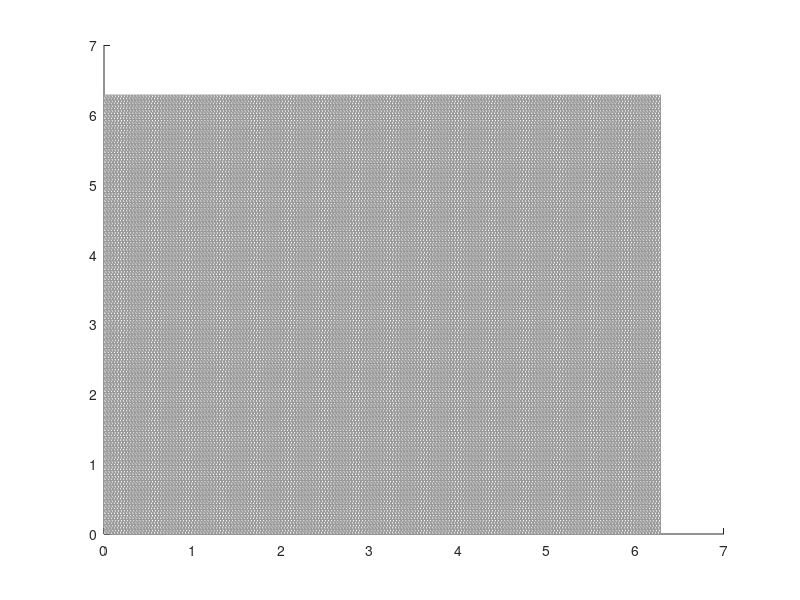

Source code (MATLAB): (Note: this script raises an error after producing the figure.)
%%% Creating the mesh grid in 2D %%%
clear grid;
p=180;
t=90;
a = p*t; % number of vertices that will be used
b = a+p+t+1;
phi = linspace(0,2*pi,p+1); % partition as measured in the toroidal direction 
theta = linspace(0,2*pi,t+1);   % partition as measured in the poloidal direction
[Phi, Theta]=meshgrid(phi(1:p+1),theta(1:t+1)); % creates an array from phi and theta 
Phi = reshape(Phi,[b,1]);
Theta = reshape(Theta,[b,1]);
grid.vertices(:,1) = Phi;
grid.vertices(:,2) = Theta;

clear faces
faces.lower(:,1) = [1:b-(t+1)];
faces.lower(:,2) = [2:b-t];
faces.lower(:,3) = [t+2:b];
faces.lower(t+1:t+1:end,:) = [];

faces.upper(:,1) = [2:b-t];
faces.upper(:,2) = [t+3:b+1];
faces.upper(:,3) = [t+2:b];
faces.upper(t+1:t+1:end,:) = [];

grid.faces = reshape([faces.lower(:) faces.upper(:)]', [], 3); % combines upper and lower triangular face arrays using every other row

%%% Plotting the Figure %%%
figure;

% plotting the vessel on a 2D grid of Theta vs. Phi
vessel_coords = grid;
% plotting only the vertices
    %plot(vessel_coords.vertices(:,1),vessel_coords.vertices(:,2),'.');
% plotting connected vertices in faces
    patch('Faces',vessel_coords.faces,'Vertices',vessel_coords.vertices, 'EdgeColor', [0.6 0.6 0.6], 'FaceColor', [1 1 1]);
hold on

% plotting hit points on the 2D grid
fieldline_file_f = [fldlns_Cbar1_f_10, fldlns_Cbar2_f_10, fldlns_Cbar3_f_10,...
    fldlns_Cbar4_f_10, fldlns_Cbar5_f_10];
fieldline_file_r = [fldlns_Cbar1_r_10, fldlns_Cbar2_r_10, fldlns_Cbar3_r_10,...
    fldlns_Cbar4_r_10, fldlns_Cbar5_r_10];

% for adjusting the Phi values to be on the interval of [0,2*pi]
for i = 1:size(fieldline_file_f,2)
    Phi_lines_f(:,i) = fieldline_file_f(i).PHI_lines(:,2);
    Phi_lines_r(:,i) = fieldline_file_r(i).PHI_lines(:,2);
    for p_0 = 1:size(fieldline_file_f(i).PHI_lines,1)
        if Phi_lines_f(p_0,i) < 0
            Phi_lines_f(p_0,i) = Phi_lines_f(p_0,i) + 2*pi;
        end
         if Phi_lines_r(p_0,i) < 0
            Phi_lines_r(p_0,i) = Phi_lines_r(p_0,i) + 2*pi;
        end
    end
end
Phi_lines = [Phi_lines_f; Phi_lines_r];
 
%{
% for finding Theta values simplistically by using 
% Theta = atan(z/(r-r_0))
R_0 = 1.409416688957; % meters
for i = 1:size(fieldline_file_f,2)
    Theta_lines_f(:,i) = atan2(fieldline_file_f(i).Z_lines(:,2),(fieldline_file_f(i).R_lines(:,2)-R_0));
    Theta_lines_r(:,i) = atan2(fieldline_file_r(i).Z_lines(:,2),(fieldline_file_r(i).R_lines(:,2)-R_0));
        for t_0 = 1:size(fieldline_file_f(i).PHI_lines,1)
            if Theta_lines_f(t_0,i) < 0
                Theta_lines_f(t_0,i) = Theta_lines_f(t_0,i) + 2*pi;
            end
             if Theta_lines_r(t_0,i) < 0
                Theta_lines_r(t_0,i) = Theta_lines_r(t_0,i) + 2*pi;
            end
        end
end
%}

% Using the least squares method with an imported data table
Theta_lines = Theta_s_t2;

plot(Phi_lines, Theta_lines, 'linestyle', 'none', 'marker', '.','color','red');

xlim([0,2*pi]);
ylim([0,2*pi]);
daspect([1 1 1]);
xlabel('Phi');
ylabel('Theta');